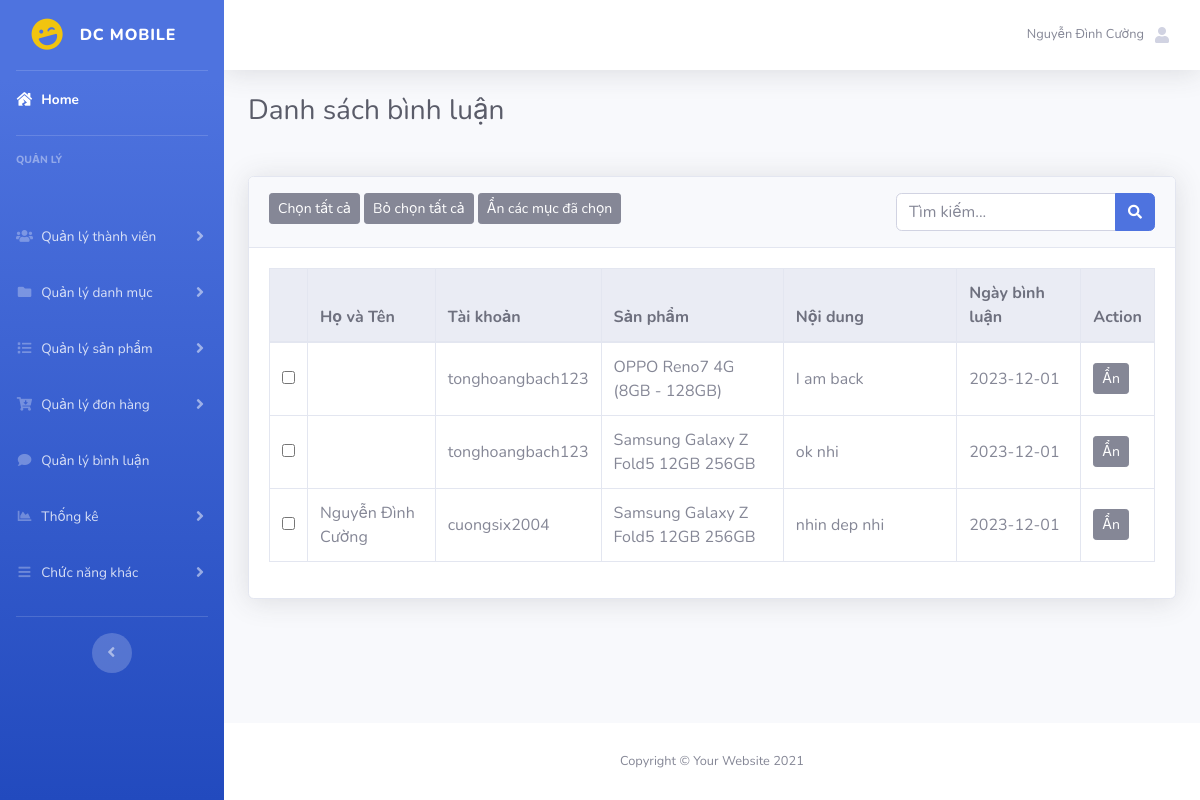
Before: /admin/index.php?act=listbl (signed in) with the older database file.
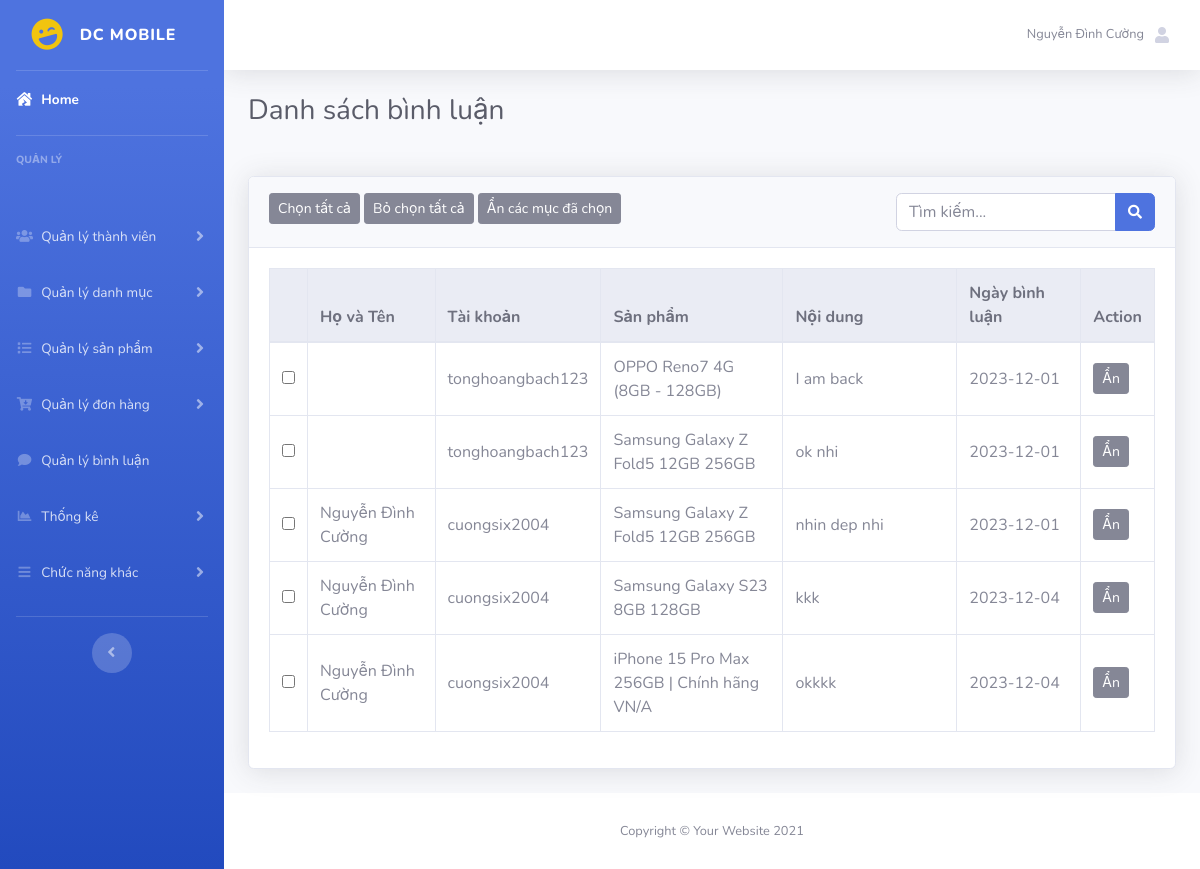
After: the same page with the newer database file.
### tables this page shows
CREATE TABLE `binhluan` (
  `id` int(5) NOT NULL,
  `idtaikhoan` int(5) NOT NULL,
  `idsanpham` int(5) NOT NULL,
  `noidung` varchar(255) NOT NULL,
  `ngaybinhluan` date DEFAULT NULL
);

CREATE TABLE `taikhoan` (
  `id` int(5) NOT NULL,
  `hovaten` varchar(50) DEFAULT NULL,
  `tendangnhap` varchar(50) NOT NULL,
  `matkhau` varchar(50) NOT NULL,
  `email` varchar(255) NOT NULL,
  `sodienthoai` varchar(20) DEFAULT NULL,
  `diachi` varchar(255) DEFAULT NULL,
  `role` tinyint(5) NOT NULL DEFAULT 0
);

CREATE TABLE `sanpham` (
  `id` int(5) NOT NULL,
  `iddm` int(5) NOT NULL,
  `tensp` varchar(255) NOT NULL,
  `giasp` int(20) NOT NULL DEFAULT 0,
  `giakm` int(20) NOT NULL,
  `image` varchar(255) DEFAULT NULL,
  `soluong` int(5) NOT NULL DEFAULT 0,
  `trangthai` tinyint(1) NOT NULL DEFAULT 0 COMMENT '0. còn hàng 1. hết hàng',
  `khuyenmai` int(10) NOT NULL DEFAULT 0,
  `mota` text DEFAULT NULL,
  `luotxem` int(20) NOT NULL DEFAULT 0
);

### model/pdo.php (called while the page is built, shortened)
<?php
function pdo_get_connection(){
    $servername = "localhost";
    $username = "root";
    $password = "";
    try {
        $conn = new PDO("mysql:host=$servername;dbname=du_an_1", $username, $password);
        $conn->setAttribute(PDO::ATTR_ERRMODE, PDO::ERRMODE_EXCEPTION);
        return $conn;
    } catch(PDOException $e) {
        echo "Connection failed: " . $e->getMessage();
    }
}
function pdo_query($sql){
    $sql_args=array_slice(func_get_args(),1);
    try{
        $conn=pdo_get_connection();
        $stmt=$conn->prepare($sql);
        $stmt->execute($sql_args);
        $rows=$stmt->fetchAll();
        return $rows;
    }
    catch(PDOException $e){
        throw $e;
    }
    finally{
        unset($conn);
    }
}
?>

### model/binhluan.php (called while the page is built, shortened)
<?php
 function load_all_bl($kyw){
    $query="SELECT binhluan.*, taikhoan.hovaten, taikhoan.tendangnhap, sanpham.tensp FROM binhluan
    INNER JOIN taikhoan ON binhluan.idtaikhoan=taikhoan.id INNER JOIN sanpham ON binhluan.idsanpham=sanpham.id WHERE 1";
    $query .=" ORDER BY id asc";
    return pdo_query($query);
}
?>

### admin/binhluan/list.php (the view)
<div class="container-fluid">
    <h1 class="h3 mb-2 text-gray-800 mb-5">Danh sách bình luận</h1>
    <form action="?act=listbl" method="post">
        <div class="card shadow mb-4">
            <div class="card-header py-3">
                <button type="button" class="btn btn-secondary btn-sm" onclick="chontatca()">Chọn tất cả</button>
                <button type="button" class="btn btn-secondary btn-sm" onclick="bochontatca()">Bỏ chọn tất cả</button>
                <button type="submit" name="xoacacmucchon" class="btn btn-secondary btn-sm">Ẩn các mục đã chọn</button>
                <div class="float-right">
                    <div class="input-group">
                        <input type="text" class="form-control" name="kyw" placeholder="Tìm kiếm...">
                        <div class="input-group-append">
                            <button class="btn btn-primary" type="submit" name="search">
                                <i class="fas fa-search fa-sm"></i>
                            </button>
                        </div>
                    </div>
                </div>
            </div>
            <div class="card-body">
                <div class="table-responsive">
                    <table class="table table-bordered" width="100%" cellspacing="0">
                        <thead class="thead-light">
                            <tr>
                                <th></th>
                                <th>Họ và Tên</th>
                                <th>Tài khoản</th>
                                <th>Sản phẩm</th>
                                <th>Nội dung</th>
                                <th>Ngày bình luận</th>
                                <th>Action</th>
                            </tr>
                        </thead>
                        <tbody>
                            <?php
                                foreach ($listbl as $bl) {
                                    extract($bl);
                                    echo '<tr>
                                            <td class="text-center align-middle"><input type="checkbox" name="select[]" value="'.$id.'"></td>
                                            <td class="col-2 align-middle">'.$hovaten.'</td>
                                            <td class="col-1 align-middle">'.$tendangnhap.'</td>
                                            <td class="col-3 align-middle">'.$tensp.'</td>
                                            <td  class="col-3 align-middle">'.$noidung.'</td>
                                            <td class="col-2 align-middle">'.$ngaybinhluan.'</td>
                                            <td class="col-1 align-middle"><a href="?act=xoabl&id='.$id.'"><button type="button" class="btn btn-secondary btn-sm">Ẩn</button></a></td>
                                        </tr>';
                                }
                            ?>
                        </tbody>
                    </table>
                </div>
            </div>
        </div>
    </form>
</div>

Changed rows visible on the page:
added binhluan: idtaikhoan.hovaten "Nguyễn Đình Cường", idtaikhoan.tendangnhap "cuongsix2004", idsanpham.tensp "Samsung Galaxy S23 8GB 128GB", noidung "kkk", ngaybinhluan "2023-12-04"
added binhluan: idtaikhoan.hovaten "Nguyễn Đình Cường", idtaikhoan.tendangnhap "cuongsix2004", idsanpham.tensp "iPhone 15 Pro Max 256GB | Chính hãng VN/A", noidung "okkkk", ngaybinhluan "2023-12-04"
